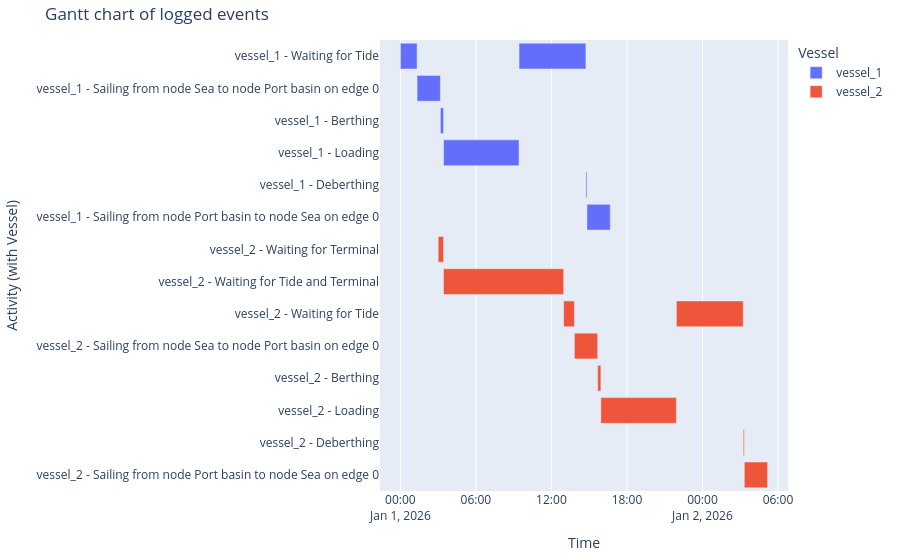

Source (notebook cell):
### Markdown cell above
##### Vessel processes
And the Gantt chart

### Code cell
df_eventtable = logbook2eventtable([vessel_1, vessel_2])
generate_vessel_gantt_chart(df_eventtable)

### Figure 1 — Plotly figure (JSON) as saved in the notebook; plotly's stock layout.template omitted (floating-point values rounded to 4 significant figures)
{"data": [{"base": ["2026-01-01T00:00:00.000000", "2026-01-01T01:19:30.000000", "2026-01-01T03:10:37.000000", "2026-01-01T03:25:37.000000", "2026-01-01T09:25:37.000000", "2026-01-01T14:44:30.000000", "2026-01-01T14:49:30.000000"], "hovertemplate": "object name=vessel_1<br>start time=%{base}<br>stop time=%{x}<br>activity label=%{y}<extra></extra>", "legendgroup": "vessel_1", "marker": {"color": "#636efa", "pattern": {"shape": ""}}, "name": "vessel_1", "orientation": "h", "showlegend": true, "textposition": "auto", "type": "bar", "x": [4770000, 6667000, 900000, 21600000, 19133000, 300000, 6667000], "xaxis": "x", "y": ["vessel_1 - Waiting for Tide", "vessel_1 - Sailing from node Sea to node Port basin on edge 0", "vessel_1 - Berthing", "vessel_1 - Loading", "vessel_1 - Waiting for Tide", "vessel_1 - Deberthing", "vessel_1 - Sailing from node Port basin to node Sea on edge 0"], "yaxis": "y"}, {"base": ["2026-01-01T03:00:00.000000", "2026-01-01T03:25:30.000000", "2026-01-01T12:58:23.000000", "2026-01-01T13:49:30.000000", "2026-01-01T15:40:37.000000", "2026-01-01T15:55:37.000000", "2026-01-01T21:55:37.000000", "2026-01-02T03:14:30.000000", "2026-01-02T03:19:30.000000"], "hovertemplate": "object name=vessel_2<br>start time=%{base}<br>stop time=%{x}<br>activity label=%{y}<extra></extra>", "legendgroup": "vessel_2", "marker": {"color": "#EF553B", "pattern": {"shape": ""}}, "name": "vessel_2", "orientation": "h", "showlegend": true, "textposition": "auto", "type": "bar", "x": [1530000, 34373000, 3067000, 6667000, 900000, 21600000, 19133000, 300000, 6667000], "xaxis": "x", "y": ["vessel_2 - Waiting for Terminal", "vessel_2 - Waiting for Tide and Terminal", "vessel_2 - Waiting for Tide", "vessel_2 - Sailing from node Sea to node Port basin on edge 0", "vessel_2 - Berthing", "vessel_2 - Loading", "vessel_2 - Waiting for Tide", "vessel_2 - Deberthing", "vessel_2 - Sailing from node Port basin to node Sea on edge 0"], "yaxis": "y"}], "layout": {"barmode": "overlay", "legend": {"title": {"text": "Vessel"}, "tracegroupgap": 0}, "margin": {"b": 20, "l": 20, "r": 20, "t": 40}, "title": {"text": "Gantt chart of logged events"}, "xaxis": {"anchor": "y", "domain": [0, 1], "title": {"text": "Time"}, "type": "date"}, "yaxis": {"anchor": "x", "autorange": "reversed", "domain": [0, 1], "title": {"text": "Activity (with Vessel)"}}}}
